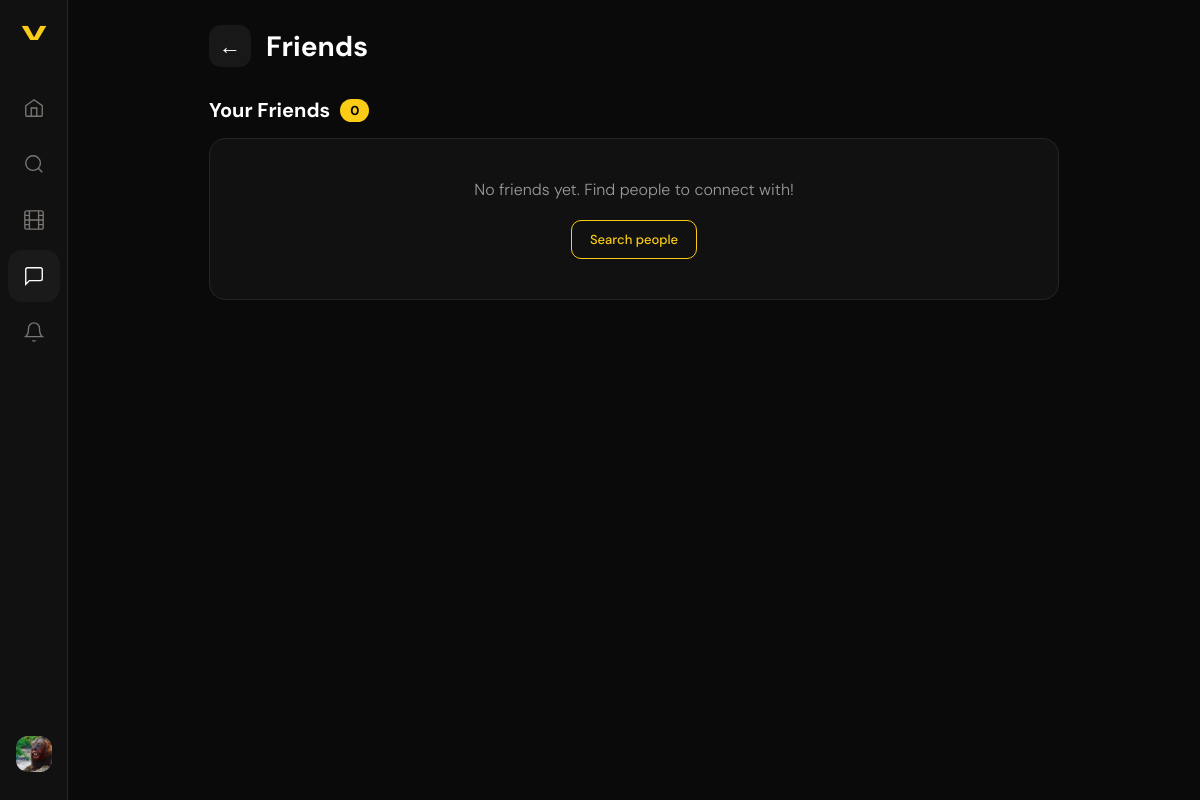
Before: /chats/friends/ (signed in) with the older database file.
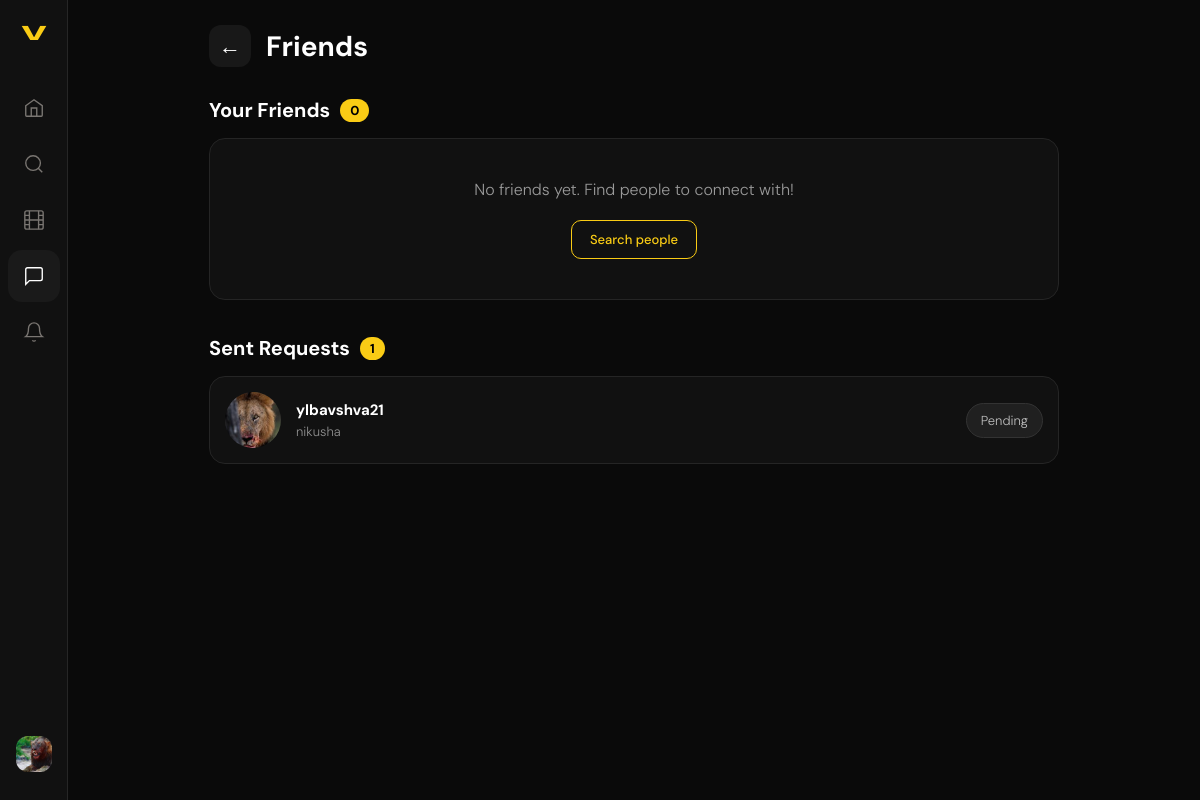
After: the same page with the newer database file.
### chats/models.py (models this page shows, shortened)
class FriendRequest(models.Model):
    STATUS = [
        ('pending',  'Pending'),
        ('accepted', 'Accepted'),
        ('declined', 'Declined'),
    ]
    id         = models.UUIDField(primary_key=True, default=uuid.uuid4, editable=False)
    from_user  = models.ForeignKey(settings.AUTH_USER_MODEL, on_delete=models.CASCADE, related_name='sent_requests')
    to_user    = models.ForeignKey(settings.AUTH_USER_MODEL, on_delete=models.CASCADE, related_name='received_requests')
    status     = models.CharField(max_length=10, choices=STATUS, default='pending')
    created_at = models.DateTimeField(auto_now_add=True)
    class Meta:
        db_table      = 'friend_requests'
        unique_together = ('from_user', 'to_user')

### users/models.py (models this page shows, shortened)
class User(AbstractUser):
    id = models.UUIDField(primary_key=True, default=uuid.uuid4, editable=False)
    bio = models.TextField(max_length=500, blank=True)
    avatar = models.ImageField(upload_to='profile_pics/', blank=True, null=True)
    website = models.URLField(blank=True)
    is_private = models.BooleanField(default=False)
    followers = models.ManyToManyField(
        'self',
        through='Follow',
        symmetrical=False,
        related_name='following_set'
    )
    class Meta:
        db_table = 'users'

### chats/views.py (the view)
# urls.py: path('friends/',                        views.friend_requests_view,    name='friends'),
@login_required
def friend_requests_view(request):
    received = FriendRequest.objects.filter(
        to_user=request.user, status='pending'
    ).select_related('from_user').order_by('-created_at')
    sent = FriendRequest.objects.filter(
        from_user=request.user, status='pending'
    ).select_related('to_user').order_by('-created_at')
    friends = Friendship.get_friends(request.user)
    return render(request, 'chats/friends.html', {
        'received': received,
        'sent': sent,
        'friends': friends,
    })

### chats/models.py (called while the page is built)
    @classmethod
    def get_friends(cls, user):
        from django.conf import settings
        User = settings.AUTH_USER_MODEL
        qs = cls.objects.filter(
            models.Q(user1=user) | models.Q(user2=user)
        ).select_related('user1', 'user2')
        friends = []
        for f in qs:
            friends.append(f.user2 if f.user1 == user else f.user1)
        return friends

### templates/chats/friends.html (shortened to what this page needs)
{% extends 'users/base.html' %}
{% load static %}
{% block nav_chats %}active{% endblock %}
{% block extra_css %}<link rel="stylesheet" href="{% static 'chats/main.css' %}">{% endblock %}
{% block content %}
<div class="friends-page">
  <div class="friends-header">
    <a href="{% url 'chats:list' %}" class="back-btn">←</a>
    <h2>Friends</h2>
  </div>
  <div class="friends-section">
    <h3 class="fs-title">Your Friends <span class="fs-count">{{ friends|length }}</span></h3>
    {% for friend in friends %}
      <div class="fr-row">
        <a href="{% url 'users:profile' friend.username %}" class="fr-av-wrap">
          {% if friend.avatar %}
            <img src="{{ friend.avatar.url }}" class="fr-av" />
          {% else %}
            <div class="fr-av-ph">{{ friend.username|first|upper }}</div>
          {% endif %}
        </a>
        <div class="fr-info">
          <strong>{{ friend.username }}</strong>
          <span>{{ friend.get_full_name }}</span>
        </div>
        <a href="{% url 'chats:start_dm' friend.username %}" class="fr-msg-btn">
          <svg viewBox="0 0 24 24" fill="none" stroke="currentColor" stroke-width="1.5" width="16" height="16"><path d="M21 15a2 2 0 01-2 2H7l-4 4V5a2 2 0 012-2h14a2 2 0 012 2z"/></svg>
          Message
        </a>
      </div>
    {% empty %}
      <div class="fs-empty">
        <p>No friends yet. Find people to connect with!</p>
        <a href="{% url 'users:search' %}" class="btn-outline">Search people</a>
      </div>
    {% endfor %}
  </div>
  {% if sent %}
  <div class="friends-section">
    <h3 class="fs-title">Sent Requests <span class="fs-count">{{ sent.count }}</span></h3>
    {% for req in sent %}
      <div class="fr-row">
        <a href="{% url 'users:profile' req.to_user.username %}" class="fr-av-wrap">
          {% if req.to_user.avatar %}
            <img src="{{ req.to_user.avatar.url }}" class="fr-av" />
          {% else %}
            <div class="fr-av-ph">{{ req.to_user.username|first|upper }}</div>
          {% endif %}
        </a>
        <div class="fr-info">
          <strong>{{ req.to_user.username }}</strong>
          <span>{{ req.to_user.get_full_name }}</span>
        </div>
        <span class="fr-pending-badge">Pending</span>
      </div>
    {% endfor %}
  </div>
  {% endif %}
</div>
{% endblock %}

Changed rows visible on the page:
added FriendRequest: to_user.avatar (picture), to_user.username "ylbavshva21", to_user.get_full_name "nikusha"
Other visible differences:
{{ sent.count }}: (not shown) → "1"
text now shown: "Sent Requests"
